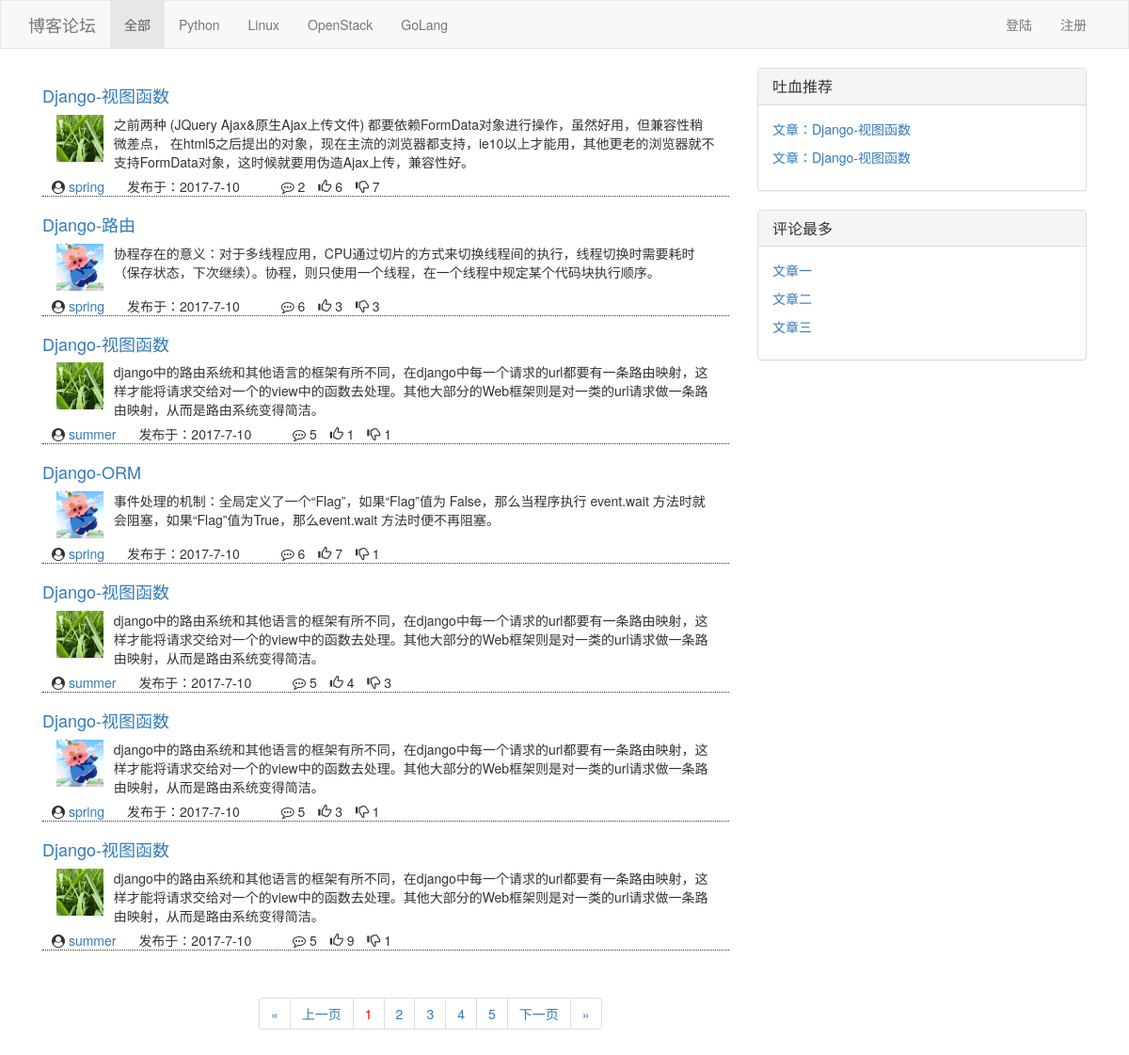
The page /index.html on the database its author committed.
### app01/models.py (models this page shows)
class Article(models.Model):
    nid = models.BigAutoField(primary_key=True)
    title = models.CharField(verbose_name='文章标题', max_length=128)
    summary = models.CharField(verbose_name='文章简介', max_length=255)
    read_count = models.IntegerField(default=0)
    comment_count = models.IntegerField(default=0)
    up_count = models.IntegerField(default=0)
    down_count = models.IntegerField(default=0)
    create_time = models.DateTimeField(verbose_name='创建时间', auto_now_add=True)
    blog = models.ForeignKey(verbose_name='所属博客', to='Blog', to_field='nid')
    category = models.ForeignKey(verbose_name='文章类型', to='Category', to_field='nid', null=True)
    type_choices = [
        (1, "Python"),
        (2, "Linux"),
        (3, "OpenStack"),
        (4, "GoLang"),
    ]
    article_type_id = models.IntegerField(choices=type_choices, default=None)
    tags = models.ManyToManyField(
        to="Tag",
        through='Article2Tag',
        through_fields=('article', 'tag'),
    )

class Blog(models.Model):
    nid = models.BigAutoField(primary_key=True)
    title = models.CharField(verbose_name='个人博客标题', max_length=64)
    site = models.CharField(verbose_name='个人博客前缀', max_length=32, unique=True)
    theme = models.CharField(verbose_name='博客主题', max_length=32)
    user = models.OneToOneField(to='UserInfo', to_field='nid')

class UserInfo(models.Model):
    nid = models.BigAutoField(primary_key=True)
    username = models.CharField(verbose_name='用户名', max_length=32, unique=True)
    password = models.CharField(verbose_name='密码', max_length=64)
    nickname = models.CharField(verbose_name='昵称', max_length=32)
    email = models.EmailField(verbose_name='邮箱', unique=True)
    avatar = models.ImageField(verbose_name='头像')
    create_time = models.DateTimeField(verbose_name='创建时间', auto_now_add=True)
    fans = models.ManyToManyField(verbose_name='粉丝们',
                                  to='UserInfo',
                                  through='UserFans',
                                  related_name='f',
                                  through_fields=('user', 'follower'))

### app01/views.py (the view)
# urls.py: url(r'^index.html$', views.index),
def index(request,*args,**kwargs):
    type_id = int(kwargs.get('type_id')) if kwargs.get('type_id') else None
    condition = {}
    all_count = models.Article.objects.all().count()
    if type_id:
        condition['article_type_id'] = type_id
        all_count = models.Article.objects.filter(**condition).count()
    page_info = PageInfo(request.GET.get('page'), all_count, 6,str(request.path_info))
    article_list = models.Article.objects.filter(**condition)[page_info.start:page_info.end]
    if all_count <= 6:
        page_info = None
    type_choicesList = models.Article.type_choices
    if request.session.get('username'):
        user_obj = models.UserInfo.objects.filter(username=request.session.get('username')).first()
    else:
        user_obj = None
    return render(request,'index.html',{'type_choices_list':type_choicesList,'article_list':article_list,'type_id':type_id,'page_info': page_info,'user_obj':user_obj})

### utils/pager.py (called while the page is built)
    @property
    def start(self):
        return (self.current_Page - 1) * self.per_page

    @property
    def end(self):
        return self.current_Page * self.per_page

### templates/index.html (shortened to what this page needs)
<!DOCTYPE html>
<html lang="en">
<head>
    <link rel="stylesheet" href="/static/bootstrap-3.3.7-dist/css/bootstrap.css">
    <link rel="stylesheet" href="/static/font-awesome-4.7.0/css/font-awesome.css">
    <link rel="stylesheet" href="/static/css/commons.css">
</head>
<body>
<nav class="navbar navbar-default no-border-radius">
  <div class="container">
    <div class="navbar-header">
      <a class="navbar-brand" href="/index.html">博客论坛</a>
    </div>
    <div class="collapse navbar-collapse" id="bs-example-navbar-collapse-1">
      <ul class="nav navbar-nav">
          {% if type_id %}
                <li><a href="/index.html"> 全部 <span class="sr-only">(current)</span></a></li>
          {% else %}
               <li class="active"><a href="/index.html"> 全部 <span class="sr-only">(current)</span></a></li>
          {% endif %}
          {% for item in type_choices_list %}
              {% if item.0 == type_id %}
                <li class="active"><a href="/all/{{ item.0 }}?page=1">{{ item.1 }}</a></li>
              {% else %}
                <li><a href="/all/{{ item.0 }}">{{ item.1 }}</a></li>
              {% endif %}
          {% endfor %}
      </ul>
      <ul class="nav navbar-nav navbar-right">
          {% if request.session.username %}
              <img style="width: 30px;height: 30px; margin-top: 10px;border-radius:10px" src="{{ user_obj.avatar }}">
              <li class="nav-name1"><a  href="#">{{ request.session.username }}</a></li>
              <li><a href="/{{ request.session.username }}.html">个人主页</a></li>
              <li><a href="/logout.html">注销</a></li>
          {% else %}
              <li><a href="/login.html">登陆</a></li>
              <li><a href="/register.html">注册</a></li>
          {% endif %}
      </ul>
    </div>
  </div>
</nav>
<div>
    <div class="container">
        <div class="col-lg-8">
            <div class="article-list" >
                <div class="article-item clearfix">
                    <h4 class="article-head"><a href="">Django-视图函数</a></h4>
                    <div class="article-body clearfix">
                        <div class="article-body-img col-lg-1">
                        <a class="left-img" href=""><img src="/static/img/avatar/jp1.png" alt=""></a>
                        </div>
                        <div class="article-body-content col-lg-11">
                        之前两种 (JQuery Ajax&原生Ajax上传文件) 都要依赖FormData对象进行操作，虽然好用，但兼容性稍微差点，
                        在html5之后提出的对象，现在主流的浏览器都支持，ie10以上才能用，其他更老的浏览器就不支持FormData对象，这时候就要用伪造Ajax上传，兼容性好。
                        </div>
                    </div>
                    <span><i  class="fa fa-user-circle show-name" aria-hidden="true"></i><a href="/spring.html"> spring</a></span>
                    <span style="margin-left: 20px">发布于：2017-7-10</span>
                    <span style="margin-left: 40px"><i class="fa fa-commenting-o" aria-hidden="true"></i> 2</span>
                    <span style="margin-left: 10px"><span class="glyphicon glyphicon-thumbs-up" aria-hidden="true"></span> 6</span>
                    <span style="margin-left: 10px"> <span class="glyphicon glyphicon-thumbs-down" aria-hidden="true"></span> 7</span>
                </div>
                {% for item in article_list %}
                <div class="article-item clearfix">
                    <h4 class="article-head"><a href="">{{ item.title }}</a></h4>
                    <div class="article-body clearfix">
                        <div class="article-body-img col-lg-1">
                        <a class="left-img" href=""><img src="{{ item.blog.user.avatar }}" alt=""></a>
                        </div>
                        <div class="article-body-content col-lg-11">
                        {{ item.summary }}
                        </div>
                    </div>
                    <span><i  class="fa fa-user-circle show-name" aria-hidden="true"></i> <a href="/{{ item.blog.site }}.html">{{ item.blog.user.username }}</a></span>
                    <span style="margin-left: 20px">发布于：2017-7-10{{ item.create_time|date:"Y-m-d H:i:s" }}</span>
                    <span style="margin-left: 40px"><i class="fa fa-commenting-o" aria-hidden="true"></i> {{ item.comment_count }}</span>
                    <span style="margin-left: 10px"><span class="glyphicon glyphicon-thumbs-up" aria-hidden="true"></span> {{ item.up_count }}</span>
                    <span style="margin-left: 10px"> <span class="glyphicon glyphicon-thumbs-down" aria-hidden="true"></span> {{ item.down_count }}</span>
                </div>
                {% endfor %}
            </div>
        </div>
        <div class="col-lg-4">
            <div class="panel panel-default">
                  <div class="panel-heading">
                        <h3 class="panel-title">吐血推荐</h3>
                  </div>
                  <div class="panel-body">
                      <p><a href="">文章：Django-视图函数</a></p>
                      <p><a href="">文章：Django-视图函数</a></p>
                  </div>
            </div>
            <div class="panel panel-default">
                  <div class="panel-heading">
                        <h3 class="panel-title">评论最多</h3>
                  </div>
                  <div class="panel-body">
                      <p><a href="">文章一</a></p>
                      <p><a href="">文章二</a></p>
                      <p><a href="">文章三</a></p>
                  </div>
            </div>
        </div>
    </div>
</div>
<nav aria-label="Page navigation" style="width: 650px;margin: 30px auto">
  <ul class="pagination">
    {% if page_info.pager  %}
        <li>
          <a href="#" aria-label="Previous">
            <span aria-hidden="true">&laquo;</span>
          </a>
        </li>
    {% endif %}
    <li>{{ page_info.pager|safe }}</li>
    {% if page_info.pager  %}
        <li>
          <a href="#" aria-label="Next">
            <span aria-hidden="true">&raquo;</span>
          </a>
        </li>
    {% endif %}
  </ul>
</nav>
</body>
</html>

### static/css/commons.css (style rules this page uses)
.no-border-radius { border-radius: 0 !important; }
.left-img { float: left; }
.container .article-body img { width: 50px; height: 50px; }
.show-name { margin-left: 10px!important; margin-top: 10px!important; }
.article-item { border-bottom: dotted 1px!important; margin-top: 10px!important; }

### rows shown on the page
Article: title "Django-路由", blog.user.avatar (picture), summary "协程存在的意义：对于多线程应用，CPU通过切片的方式来切换线程间的执行，线程切换时需要耗时（保存状态，下次继续）。协程，则只使用一个线程，在一个线程中规定某个代码块执行顺序。", blog.user.username "spring", comment_count "6", up_count "3", down_count "3"
Article: title "Django-视图函数", blog.user.avatar (picture), summary "django中的路由系统和其他语言的框架有所不同，在django中每一个请求的url都要有一条路由映射，这样才能将请求交给对一个的view中的函数去处理。其他大部分的Web框架则是对一类的url请求做一条路由映射，从而是路由系统变得简洁。", blog.user.username "summer", comment_count "5", up_count "1", down_count "1"
Article: title "Django-ORM", blog.user.avatar (picture), summary "事件处理的机制：全局定义了一个“Flag”，如果“Flag”值为 False，那么当程序执行 event.wait 方法时就会阻塞，如果“Flag”值为True，那么event.wait 方法时便不再阻塞。", blog.user.username "spring", comment_count "6", up_count "7", down_count "1"
Article: title "Django-视图函数", blog.user.avatar (picture), summary "django中的路由系统和其他语言的框架有所不同，在django中每一个请求的url都要有一条路由映射，这样才能将请求交给对一个的view中的函数去处理。其他大部分的Web框架则是对一类的url请求做一条路由映射，从而是路由系统变得简洁。", blog.user.username "summer", comment_count "5", up_count "4", down_count "3"
Article: title "Django-视图函数", blog.user.avatar (picture), summary "django中的路由系统和其他语言的框架有所不同，在django中每一个请求的url都要有一条路由映射，这样才能将请求交给对一个的view中的函数去处理。其他大部分的Web框架则是对一类的url请求做一条路由映射，从而是路由系统变得简洁。", blog.user.username "spring", comment_count "5", up_count "3", down_count "1"
Article: title "Django-视图函数", blog.user.avatar (picture), summary "django中的路由系统和其他语言的框架有所不同，在django中每一个请求的url都要有一条路由映射，这样才能将请求交给对一个的view中的函数去处理。其他大部分的Web框架则是对一类的url请求做一条路由映射，从而是路由系统变得简洁。", blog.user.username "summer", comment_count "5", up_count "9", down_count "1"

### other values the page prints
{{ item.1 }} "Python" "Linux" "OpenStack" "GoLang"
{{ page_info.pager|safe }} "上一页 1 2 3 4 5 下一页"
